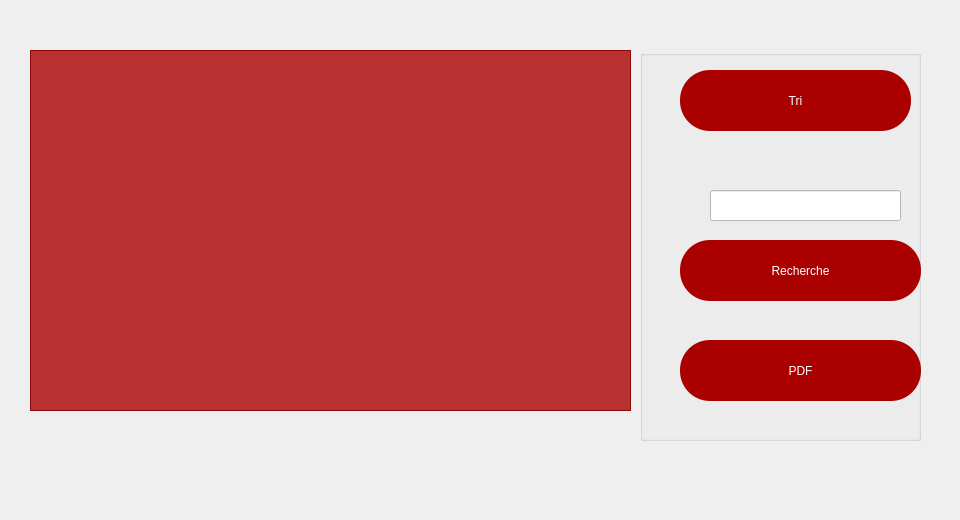
     <widget class="QWidget" name="tab_6">
      <attribute name="title">
       <string>Afficher</string>
      </attribute>
      <widget class="QLabel" name="label_23">
       <property name="geometry">
        <rect>
         <x>0</x>
         <y>-10</y>
         <width>951</width>
         <height>511</height>
        </rect>
       </property>
       <property name="styleSheet">
        <string notr="true">background-image: url(:/img/rs/ajoutempback.jpg);</string>
       </property>
       <property name="text">
        <string/>
       </property>
      </widget>
      <widget class="QPushButton" name="pushButton_3">
       <property name="geometry">
        <rect>
         <x>680</x>
         <y>70</y>
         <width>231</width>
         <height>61</height>
        </rect>
       </property>
       <property name="styleSheet">
        <string notr="true">font: 16pt &quot;MS Shell Dlg 2&quot;;
color: rgb(255, 255, 255);
background-color: rgb(170, 0, 0);
border-radius: 30px;</string>
       </property>
       <property name="text">
        <string>Tri</string>
       </property>
       <property name="icon">
        <iconset resource="rs.qrc">
         <normaloff>:/img/rs/trie.png</normaloff>:/img/rs/trie.png</iconset>
       </property>
       <property name="iconSize">
        <size>
         <width>60</width>
         <height>60</height>
        </size>
       </property>
      </widget>
      <widget class="QPushButton" name="rech">
       <property name="geometry">
        <rect>
         <x>680</x>
         <y>240</y>
         <width>241</width>
         <height>61</height>
        </rect>
       </property>
       <property name="styleSheet">
        <string notr="true">font: 16pt &quot;MS Shell Dlg 2&quot;;
color: rgb(255, 255, 255);
background-color: rgb(170, 0, 0);
border-radius: 30px;</string>
       </property>
       <property name="text">
        <string>Recherche</string>
       </property>
       <property name="icon">
        <iconset resource="rs.qrc">
         <normaloff>:/img/rs/search.png</normaloff>:/img/rs/search.png</iconset>
       </property>
       <property name="iconSize">
        <size>
         <width>50</width>
         <height>50</height>
        </size>
       </property>
      </widget>
      <widget class="QLineEdit" name="recherche">
       <property name="geometry">
        <rect>
         <x>710</x>
         <y>190</y>
         <width>191</width>
         <height>31</height>
        </rect>
       </property>
       <property name="styleSheet">
        <string notr="true">color: rgb(0, 0, 0);
background-color: rgb(255, 255, 255);</string>
       </property>
      </widget>
      <widget class="QPushButton" name="pushButton_9">
       <property name="geometry">
        <rect>
         <x>680</x>
         <y>340</y>
         <width>241</width>
         <height>61</height>
        </rect>
       </property>
       <property name="styleSheet">
        <string notr="true">font: 16pt &quot;MS Shell Dlg 2&quot;;
color: rgb(255, 255, 255);
background-color: rgb(170, 0, 0);
border-radius: 30px;</string>
       </property>
       <property name="text">
        <string>PDF</string>
       </property>
       <property name="icon">
        <iconset resource="rs.qrc">
         <normaloff>:/img/rs/update.png</normaloff>:/img/rs/update.png</iconset>
       </property>
       <property name="iconSize">
        <size>
         <width>50</width>
         <height>50</height>
        </size>
       </property>
      </widget>
      <widget class="QTableView" name="fournisseurtable">
       <property name="geometry">
        <rect>
         <x>30</x>
         <y>50</y>
         <width>601</width>
         <height>361</height>
        </rect>
       </property>
       <property name="styleSheet">
        <string notr="true">background-color: rgb(170, 0, 0,80%);
font: 16pt &quot;MS Shell Dlg 2&quot;;
</string>
       </property>
       <property name="sortingEnabled">
        <bool>false</bool>
       </property>
      </widget>
      <widget class="QGroupBox" name="groupBox">
       <property name="geometry">
        <rect>
         <x>640</x>
         <y>50</y>
         <width>281</width>
         <height>391</height>
        </rect>
       </property>
       <property name="title">
        <string/>
       </property>
      </widget>
      <zorder>groupBox</zorder>
      <zorder>label_23</zorder>
      <zorder>pushButton_3</zorder>
      <zorder>rech</zorder>
      <zorder>recherche</zorder>
      <zorder>pushButton_9</zorder>
      <zorder>fournisseurtable</zorder>
     </widget>
